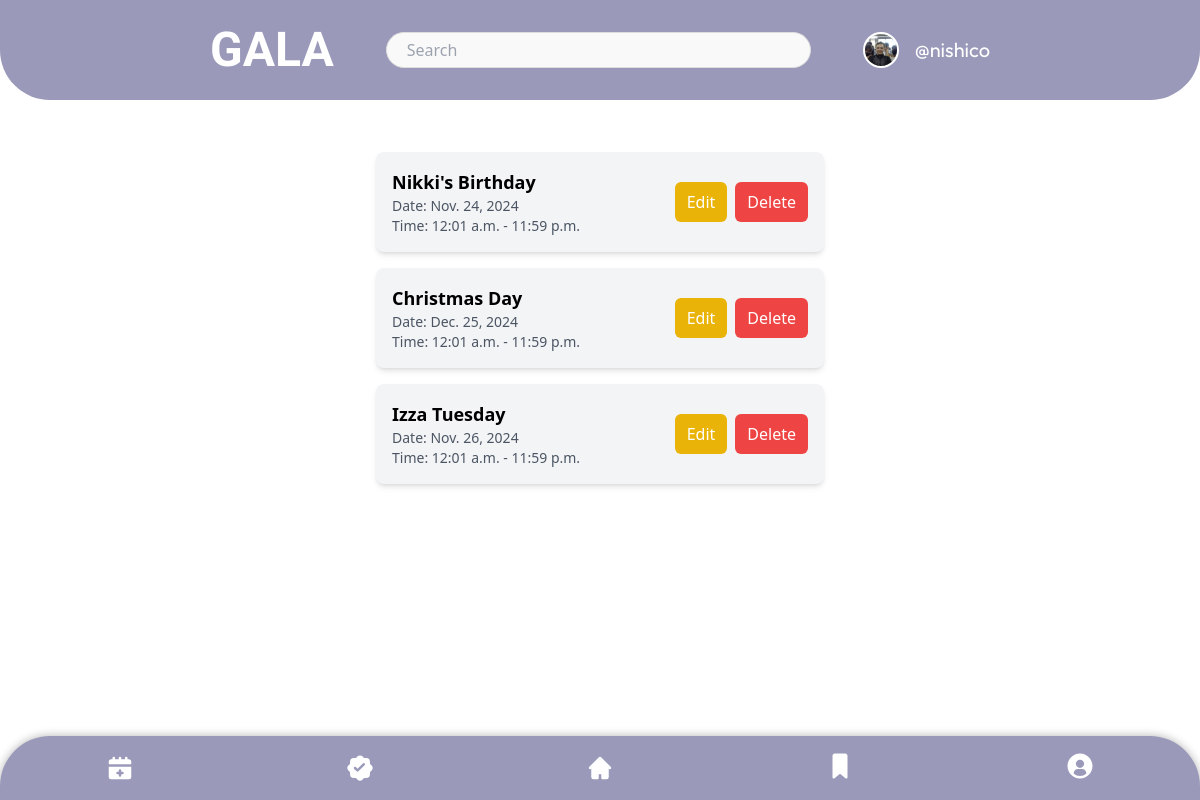
The page /eventcalendar/ (signed in) on the database as committed earlier.
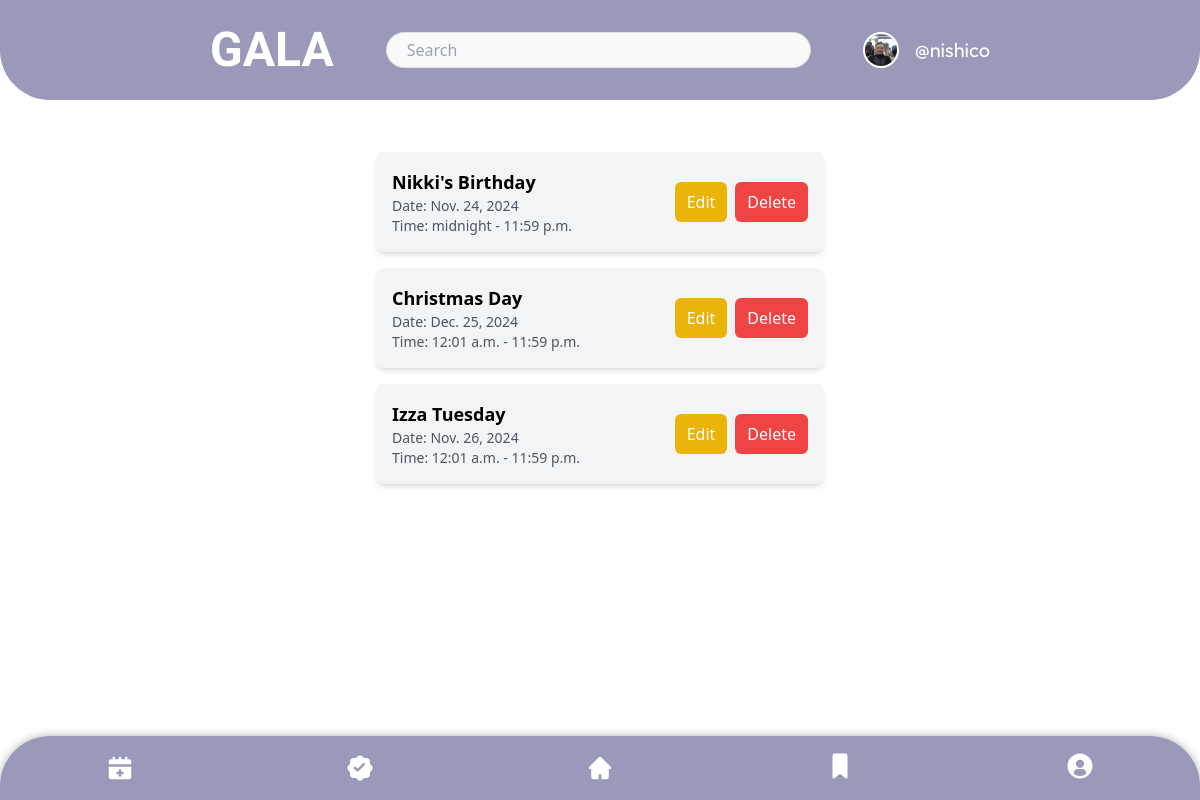
The same page on the database as committed later.
### eventcalendar/models.py (models this page shows, shortened)
class EventReminder(models.Model):
    event_reminder_id = models.AutoField(primary_key=True)
    description = models.CharField(max_length=200)
    start_time = models.TimeField()
    end_time = models.TimeField()
    date = models.DateField(null=True, blank=True)

### eventcalendar/views.py (the view)
# urls.py: path('', ReminderListView.as_view(), name='reminder-list'),
class ReminderListView(ListView):
    model = EventReminder
    template_name = 'reminder_list.html'
    context_object_name = 'object_list'
    def get_context_data(self, **kwargs):
        context = super().get_context_data(**kwargs)
        reminders = EventReminder.objects.all()
        events = [
            {
                "title": reminder.description,
                "start": f"{reminder.date}T{reminder.start_time}",
                "end": f"{reminder.date}T{reminder.end_time}",
            }
            for reminder in reminders
        ]
        context['events'] = events
        context['object_list'] = reminders
        return context

### eventcalendar/templates/reminder_list.html (shortened to what this page needs)
{% extends 'base.html' %}
{% block content %}
<div class="mt-8 max-w-md mx-auto mb-10">
    <ul class="space-y-4">
        {% for reminder in object_list %}
        <li class="p-4 bg-gray-100 rounded-lg shadow-md flex justify-between items-center">
            <div>
                <h3 class="text-lg font-bold">{{ reminder.description }}</h3>
                <p class="text-sm text-gray-600">Date: {{ reminder.date }}</p>
                <p class="text-sm text-gray-600">Time: {{ reminder.start_time }} - {{ reminder.end_time }}</p>
            </div>
            <div class="flex space-x-2">
                <a href="{% url 'reminder-update' reminder.pk %}"
                    class="px-3 py-2 bg-yellow-500 text-white rounded-md hover:bg-yellow-700">Edit</a>
                <a href="{% url 'reminder-delete' reminder.pk %}"
                    class="px-3 py-2 bg-red-500 text-white rounded-md hover:bg-red-700">Delete</a>
            </div>
        </li>
        {% endfor %}
    </ul>
</div>
{% endblock %}

Rows that differ between the two databases and show on the page:
changed EventReminder "Nikki's Birthday": start_time "12:01 a.m." → "midnight"
